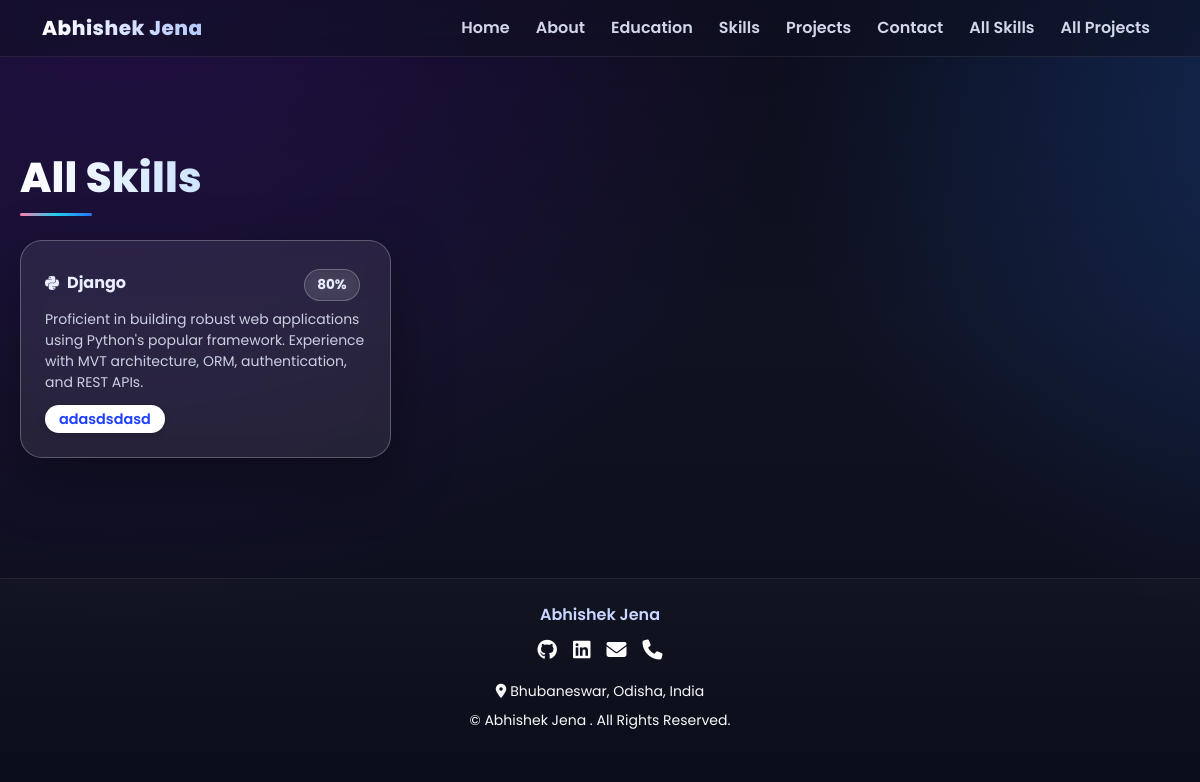
The app's page /skills/, older data.
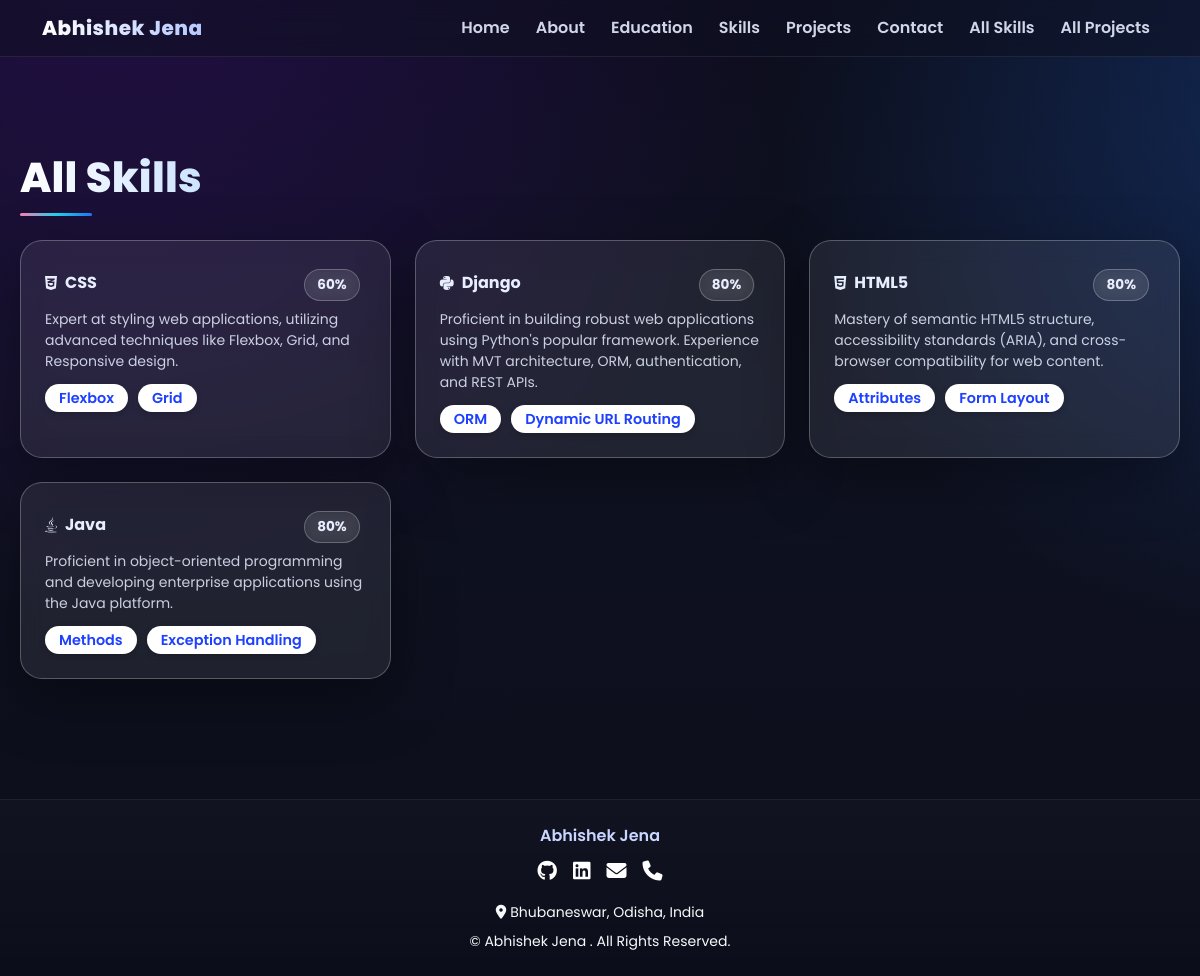
The same page, newer data.
### main/models.py (models this page shows, shortened)
class Skill(models.Model):
    SKILL_TYPES = [
        ('technical', 'Technical'),
        ('soft', 'Soft Skill'),
        ('tools', 'Tools & Tech'),
    ]
    name = models.CharField(max_length=100)
    description = models.TextField(blank=True)
    proficiency = models.PositiveIntegerField(default=80)
    skill_type = models.CharField(max_length=20, choices=SKILL_TYPES, default='technical')
    icon = models.CharField(max_length=50, blank=True)
    tags = models.ManyToManyField(SkillTag, blank=True, related_name='skills')
    is_featured = models.BooleanField(default=False)
    class Meta:
        ordering = ['-is_featured', 'skill_type', 'name']

class SkillTag(models.Model):
    name = models.CharField(max_length=40, unique=True)

class Profile(models.Model):
    name = models.CharField(max_length=100, default="Your Name")
    tagline = models.CharField(max_length=200, default="Full Stack Developer")
    about = models.TextField(blank=True)
    profile_image = models.URLField(blank=True, null=True, help_text="Paste Cloudinary Image URL")
    cv_file = models.URLField(blank=True, null=True, help_text="Paste your CV Google Drive/Cloud link")
    github_url = models.URLField(blank=True, null=True)
    linkedin_url = models.URLField(blank=True, null=True)
    email = models.EmailField(blank=True, null=True)
    phone = models.CharField(max_length=20, blank=True, null=True)
    location = models.CharField(max_length=100, blank=True, null=True)
    tech_summary_title = models.CharField(max_length=120, default="Technical Expertise")
    tech_summary = models.TextField(blank=True)

### main/views.py (the view)
# urls.py: path('skills/', views.skills_list, name='skills_list'),
def skills_list(request):
    profile = Profile.objects.first()
    skills = Skill.objects.all()
    return render(request, 'main/skills_list.html', {'profile': profile, 'skills': skills})

### templates/main/skills_list.html (shortened to what this page needs)
{% extends 'main/base.html' %}
{% block content %}
<section class="py-5 all-skills-page">
  <div class="container">
    <h2 class="section-title mb-4">All Skills</h2>
    <div class="row">
      {% for s in skills %}
      <div class="col-sm-6 col-lg-4 mb-4">
        <div class="glass-card skill-card h-100 p-4 d-flex flex-column">
          <div class="d-flex align-items-center mb-2">
            <i class="{{ s.icon|default:'fas fa-code' }} me-2"></i>
            <strong>{{ s.name }}</strong>
            <span class="ms-auto badge">{{ s.proficiency }}%</span>
          </div>
          <p class="text-muted small mb-2">{{ s.description|default:"" }}</p>
          {% if s.tags.all %}
          <div class="d-flex flex-wrap gap-1">
            {% for tag in s.tags.all %}
              <span class="badge rounded-pill bg-light text-primary border">{{ tag.name }}</span>
            {% endfor %}
          </div>
          {% endif %}
        </div>
      </div>
      {% empty %}
        <p>No skills added yet.</p>
      {% endfor %}
    </div>
  </div>
</section>
{% endblock %}

### templates/main/base.html (shortened to what this page needs)
<!DOCTYPE html>
<html lang="en">
<head>
    {% load static %}
    <link rel="stylesheet" href="https://cdn.jsdelivr.net/npm/swiper@10/swiper-bundle.min.css"/>
    <link rel="stylesheet" href="https://cdnjs.cloudflare.com/ajax/libs/bootstrap/5.3.0/css/bootstrap.min.css">
    <link rel="stylesheet" href="https://cdnjs.cloudflare.com/ajax/libs/font-awesome/6.4.0/css/all.min.css">
    <link rel="stylesheet" href="https://cdnjs.cloudflare.com/ajax/libs/aos/2.3.4/aos.css"/>
    <link rel="stylesheet" href="{% static 'css/style.css' %}">
</head>
<body>
<nav class="navbar navbar-expand-lg navbar-dark fixed-top custom-navbar">
    <div class="container">
        <a class="navbar-brand fw-bold" href="{% url 'main:home' %}">
            <span class="brand-text">{{ profile.name }}</span>
        </a>
        <div class="collapse navbar-collapse" id="navbarNav">
            <ul class="navbar-nav ms-auto">
                <li class="nav-item"><a class="nav-link" href="{% url 'main:home' %}">Home</a></li>
                <li class="nav-item"><a class="nav-link" href="{% url 'main:home' %}#home">About</a></li>
                <li class="nav-item"><a class="nav-link" href="{% url 'main:home' %}#education">Education</a></li>
                <li class="nav-item"><a class="nav-link" href="{% url 'main:home' %}#skills">Skills</a></li>
                <li class="nav-item"><a class="nav-link" href="{% url 'main:home' %}#projects">Projects</a></li>
                <li class="nav-item"><a class="nav-link" href="{% url 'main:home' %}#contact">Contact</a></li>
                <li class="nav-item"><a class="nav-link" href="{% url 'main:skills_list' %}">All Skills</a></li>
                <li class="nav-item"><a class="nav-link" href="{% url 'main:projects_list' %}">All Projects</a></li>
            </ul>
        </div>
    </div>
</nav>
<main class="pt-5">
    {% block content %}{% endblock %}
</main>
{% include 'main/includes/footer.html' %}
</body>
</html>

### templates/main/includes/footer.html
<footer class="footer py-4 mt-5">
    <div class="container text-center">
        {% if profile %}
        <p class="mb-2 fw-semibold">{{ profile.name }}</p>
        <div class="d-flex justify-content-center gap-3 social-icons mb-3">
            {% if profile.github_url %}
            <a href="{{ profile.github_url }}" target="_blank" class="text-white fs-5">
                <i class="fab fa-github"></i>
            </a>
            {% endif %}
            {% if profile.linkedin_url %}
            <a href="{{ profile.linkedin_url }}" target="_blank" class="text-white fs-5">
                <i class="fab fa-linkedin"></i>
            </a>
            {% endif %}
            {% if profile.email %}
            <a href="mailto:{{ profile.email }}" class="text-white fs-5">
                <i class="fas fa-envelope"></i>
            </a>
            {% endif %}
            {% if profile.phone %}
            <a href="tel:{{ profile.phone }}" class="text-white fs-5">
                <i class="fas fa-phone"></i>
            </a>
            {% endif %}
        </div>
        {% if profile.location %}
        <p class="text-light small mb-2"><i class="fas fa-location-dot me-1"></i>{{ profile.location }}</p>
        {% endif %}
        {% endif %}
        <p class="text-light small mb-0">
            © {{ profile.name|default:"Portfolio" }} {{ now|date:"Y" }}. All Rights Reserved.
        </p>
    </div>
</footer>

### static/css/style.css (style rules this page uses)
* { margin: 0; padding: 0; box-sizing: border-box; }
:root { --profile-img-size: 500px; --prima: #6a11cb; --prima-2: #2575fc; --accent: #22d3ee; --warn: #ff7eb3; --glass-bg: rgba(255,255,255,0.10); --glass-stroke: rgba(255,255,255,0.35); --glass-shadow: 0 10px 40px rgba(0,0,0,0.25); --radius-xl: 22px; --radius-lg: 18px; --radius-md: 14px; --ease-smooth: cubic-bezier(.2,.8,.2,1); --lift: translateY(-8px); }
html { scroll-behavior: smooth; }
body { font-family: 'Poppins', system-ui, -apple-system, Segoe UI, Roboto, sans-serif; color: #f5f7ff; background: radial-gradient(1200px 1200px at 10% -10%, rgba(106,17,203,.25), transparent 60%), radial-gradient(1000px 1000px at 110% 10%, rgba(37,117,252,.25), transparent 55%), linear-gradient(180deg, #0b0d1a, #0f1221 40%, #0b0d1a); min-height: 100vh; }
section { padding: 96px 0; }
section .container { max-width: 1200px; margin: 0 auto; text-align: left; padding: 0 20px; }
.badge-chip, .skill-card .badge, .project-card .badge { display:inline-block; padding: 8px 12px; font-size:.85rem; border-radius: 999px; border: 1px solid rgba(255,255,255,0.25); background: rgba(255,255,255,0.06); backdrop-filter: blur(6px); -webkit-backdrop-filter: blur(6px); color:#e8eeff; margin: 4px 6px 0 0; transition: transform .25s var(--ease-smooth); }
.section-title { font-size: clamp(1.8rem, 1.2rem + 2vw, 2.6rem); font-weight: 800; letter-spacing: .2px; margin-bottom: 14px; background: linear-gradient(90deg, #fff, #cde3ff); -webkit-background-clip:text; background-clip:text; color: transparent; position: relative; display: inline-block; }
.section-title::after { content:""; display:block; height:3px; width:72px; margin-top:10px; border-radius: 2px; background: linear-gradient(90deg, var(--warn), var(--accent), var(--prima-2)); animation: barSlide 4s linear infinite; }
.custom-navbar { position: sticky; top:0; z-index: 999; background: rgba(15,18,33,0.55) !important; backdrop-filter: blur(12px); -webkit-backdrop-filter: blur(12px); border-bottom: 1px solid rgba(255,255,255,0.08); }
.navbar-brand .brand-text { font-weight: 800; letter-spacing: .5px; background: linear-gradient(90deg,#fff,#b4c8ff); -webkit-background-clip:text; background-clip:text; color:transparent; }
.nav-link { color: #e7ecff !important; opacity:.9; font-weight:600; margin-left: 10px; transition: opacity .25s var(--ease-smooth), transform .25s var(--ease-smooth); }
.glass-card { background: var(--glass-bg); border: 1px solid var(--glass-stroke); border-radius: var(--radius-xl); backdrop-filter: blur(12px); -webkit-backdrop-filter: blur(12px); box-shadow: var(--glass-shadow); transition: transform .28s var(--ease-smooth), box-shadow .28s var(--ease-smooth), border-color .28s var(--ease-smooth); }
.skill-card, .project-card { background: var(--glass-bg); border: 1px solid var(--glass-stroke); border-left: 6px solid var(--prima); border-radius: var(--radius-xl); padding: 24px; backdrop-filter: blur(10px); -webkit-backdrop-filter: blur(10px); box-shadow: var(--glass-shadow); transition: transform .25s var(--ease-smooth), box-shadow .25s var(--ease-smooth); }
.skill-card p, .project-card p { color:#e2e9ff; opacity:.92; }
.footer { background: linear-gradient(180deg, rgba(255,255,255,0.02), rgba(255,255,255,0.00)); border-top: 1px solid rgba(255,255,255,0.08); color: #cad6ff; padding: 24px 0; text-align: center; }
.skill-card { border-left: 6px solid var(--prima); background: rgba(255,255,255,0.08); border: 1px solid rgba(255,255,255,0.25); border-radius: var(--radius-xl); backdrop-filter: blur(12px); -webkit-backdrop-filter: blur(12px); box-shadow: 0 20px 60px rgba(0,0,0,.35); transition: transform .3s var(--ease-smooth), box-shadow .3s var(--ease-smooth); }
.skill-card, .skill-card h4, .skill-card strong, .skill-card p, .skill-card i { color: #e8eeff !important; }
.skill-card p { opacity: 0.85; }
section { scroll-margin-top: 90px; }
.all-skills-page .tag-badge, .all-skills-page .badge-tech, .all-skills-page .bg-light.text-primary.border { padding: 7px 14px !important; background: #ffffff !important; color: #1e40ff !important; border-radius: 999px !important; font-weight: 600; font-size: 0.9rem; border: none !important; display: inline-block; box-shadow: 0 2px 6px rgba(0,0,0,0.18); }

Row changes from the older to the newer data that the page shows:
added Skill: name "CSS", proficiency "60", description "Expert at styling web applications, utilizing advanced techniques like Flexbox, Grid, and Responsive design."
added SkillTag: name "Flexbox", shown under "CSS"
added SkillTag: name "Grid", shown under "CSS"
changed Skill "Django": loses SkillTag (name "adasdsdasd")
added SkillTag: name "ORM", shown under Skill "Django"
added SkillTag: name "Dynamic URL Routing", shown under Skill "Django"
added Skill: name "HTML5", proficiency "80", description "Mastery of semantic HTML5 structure, accessibility standards (ARIA), and cross-browser compatibility for web content."
added SkillTag: name "Attributes", shown under "HTML5"
added SkillTag: name "Form Layout", shown under "HTML5"
added Skill: name "Java", proficiency "80", description "Proficient in object-oriented programming and developing enterprise applications using the Java platform."
added SkillTag: name "Methods", shown under "Java"
added SkillTag: name "Exception Handling", shown under "Java"
